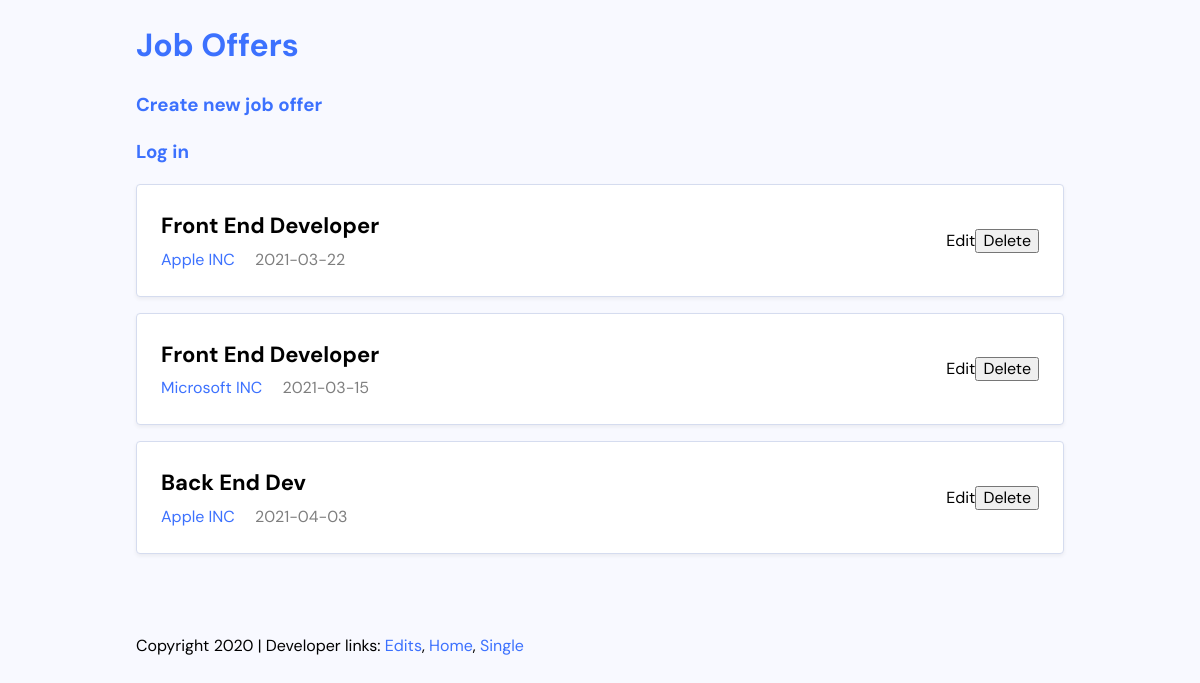
The app's page /admin.php with its own data.
### tables this page shows
CREATE TABLE `jobs` (
  `id` int(11) NOT NULL,
  `title` text NOT NULL,
  `description` text NOT NULL,
  `company` text NOT NULL,
  `salary` decimal(10,0) NOT NULL,
  `date_posted` date NOT NULL DEFAULT current_timestamp(),
  `imageUrl` text NOT NULL,
  `websiteUrl` varchar(250) NOT NULL,
  `location` text NOT NULL,
  `position` text NOT NULL
);

### lib/Template.php (called while the page is built, shortened)
<?php class Template{
    protected $template;
    public function __construct($template){
        $this->template = $template;
    }
    public function __toString() {
        include basename($this->template);
        return ob_get_clean();
    }
}

### lib/Database.php (called while the page is built, shortened)
<?php
class Database{
    private $host = DB_HOST;
    private $user = DB_USER;
    private $pass = DB_PASS;
    private $dbname = DB_NAME;
    private $dbh;
    private $stmt;
    public function __construct(){
        $dsn = 'mysql:host'. $this->host .';dbname='. $this->dbname;
        $options = array(
            PDO::ATTR_PERSISTENT => true,
            PDO::ATTR_ERRMODE => PDO::ERRMODE_EXCEPTION
        );
        try{
            $this->dbh = new PDO($dsn, $this->user, $this->pass, $options);
        } catch(PDOException $e) {
            $this->error = $e->getMessage();
        }
    }
    public function query($query) {
        $this->stmt = $this->dbh->prepare($query);
    }
    public function execute() {
        return $this->stmt->execute();
    }
    public function resultSet() {
        $this->execute();
        return $this->stmt->fetchAll(PDO::FETCH_OBJ);
    }
}

### lib/Job.php (called while the page is built, shortened)
<?php
class Job{
    private $db;
    public function __construct() {
        $this->db = new Database;
    }
    public function getAllJobs(){
        $this->db->query("SELECT * FROM jobs_board.jobs");
        $results = $this->db->resultSet();
        return $results;
    }
}

### templates/adminpanel.php (the view, shortened to what this page needs)
<?php include 'inc/header.php'; ?>
<ul class="jobs-listing">
        <?php foreach($jobs as $job): ?>
			<li class="job-card">
				<div class="job-primary">
					<h2 class="job-title"><a href="job.php?id=<?php echo $job->id; ?>"><?php echo $job->title; ?></h2>
					<div class="job-meta">
						<a class="meta-company" href="#"><?php echo $job->company; ?></a>
						<span class="meta-date"><?php echo $job->date_posted; ?></span>
					</div>
				</div>
				<div class="job-edit">
					<a href="edit.php?id=<?php echo $job->id; ?>">Edit</a>
					<form style="display:inline;" method="post" action="job.php">
						<input type="submit" value="Delete">
					</form>
				</div>
			</li>
        <?php endforeach; ?>
<?php include 'inc/footer.php'; ?>

### templates/css/master.css (style rules this page uses)
html { line-height: 1.15; -webkit-text-size-adjust: 100%; }
body { margin: 0; }
a { background-color: transparent; }
button, input, optgroup, select, textarea { font-family: inherit; font-size: 100%; line-height: 1.15; margin: 0; }
button, input { overflow: visible; }
button, [type=button], [type=reset], [type=submit] { -webkit-appearance: button; }
html { -webkit-box-sizing: border-box; -moz-box-sizing: border-box; box-sizing: border-box; }
*, *:before, *:after { -webkit-box-sizing: inherit; -moz-box-sizing: inherit; box-sizing: inherit; }
:root { --color-base: #f8f9ff; --color-primary: #3c71fe; --color-separator: #d5dcef; --font-sans: "DM Sans", sans-serif; }
body { background: var(--color-base); font-family: var(--font-sans); line-height: 1.5; }
a { color: var(--color-primary); text-decoration: none; }
.jobs-listing { margin: 0; padding: 0; }
.jobs-listing li { margin-bottom: 1em; }
.job-card { margin: 0; padding: 1.5em; list-style: none; background: white; border: 1px solid var(--color-separator); border-radius: 0.25em; box-shadow: 0px 2px 4px rgba(0, 0, 0, 0.06); display: flex; }
.job-card .job-primary { flex: 1 1 auto; }
.job-card .job-title { margin: 0; font-size: 1.375em; margin-bottom: 0.25em; }
.job-card .job-title a { color: black; }
.job-card .meta-date { opacity: 0.5; margin-left: 1em; }
.job-card .job-edit { display: flex; align-items: center; }
.job-card .job-edit a { color: black; display: inline-block; }

### records on screen
jobs: title "Front End Developer", company "Apple INC", date_posted "2021-03-22"
jobs: title "Front End Developer", company "Microsoft INC", date_posted "2021-03-15"
jobs: title "Back End Dev", company "Apple INC", date_posted "2021-04-03"
